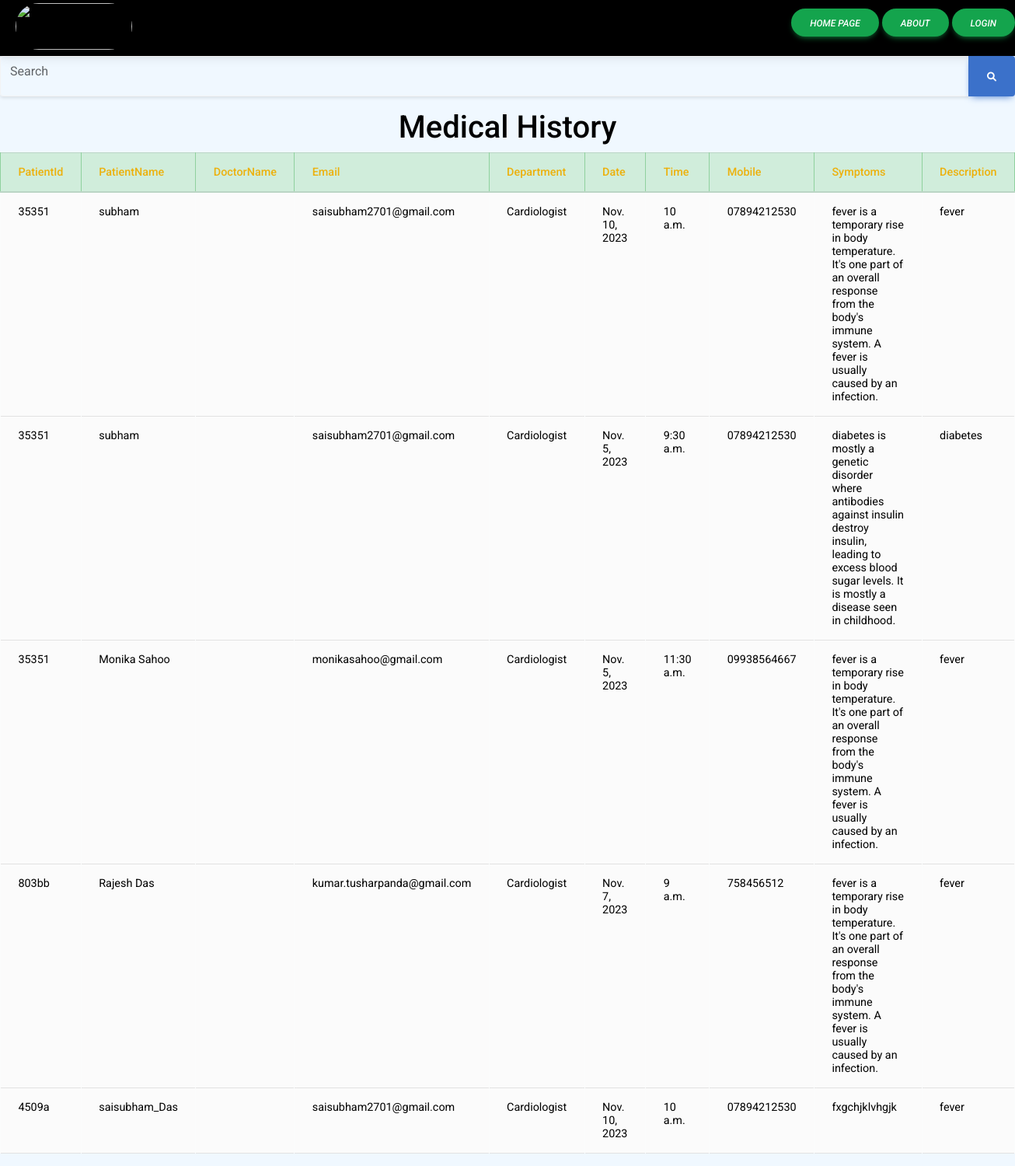
Screenshot of /Madical_record/ with the database file from the repository.
### app1/models.py (models this page shows)
class Appointment(models.Model):
    Patient_id=models.ForeignKey(Patient,on_delete=models.CASCADE)
    Doctor_id= models.ForeignKey(Doctor,on_delete=models.CASCADE)
    PatientName=models.CharField(max_length=40,null=True)
    Emailaddress=models.EmailField()
    Gender=models.CharField(max_length=100)
    Department= models.CharField(max_length=100)
    Date=models.DateField(auto_now=True)
    Time=models.TimeField()
    Patientmobile = models.CharField(max_length=20,null=True)
    AppointmentDate=models.DateField()
    Symptoms = models.CharField(max_length=100,null=True)
    Description=models.TextField(max_length=500)

class Patient(models.Model):
    Patient_id=models.CharField(max_length=6,primary_key=True, default=generate_short_uuid)
    username=models.CharField(max_length=100)
    Gender=models.CharField(max_length=50,choices=Gender,default='Male')
    Profile_pic= models.ImageField(upload_to='profile_pic/PatientProfilePic/',null=True,blank=True)
    Address = models.CharField(max_length=40)
    Mobile = models.CharField(max_length=20,null=True)
    Status=models.BooleanField(default=True)
    def __str__(self):
        return self.Patient_id

### app1/views.py (the view)
# urls.py: path('Madical_record/',Madical_record,name='Madical_record'),
def Madical_record(request):
    if request.method=='GET':
        Patient_id=request.GET.get('Patient_id')
        print(Patient_id)
        if Patient_id:
            data1 = Appointment.objects.filter(Patient_id=Patient_id)
        else:
            data1 = Appointment.objects.all()
    else:
        data1 = Appointment.objects.all()
    d = {'data1': data1}
    return render(request,'madical_record.html',d)

### templates/madical_record.html (shortened to what this page needs)
{% extends 'pat_dummy2.html' %}
{% block body_block %}
<body style="background: aliceblue;">
	<div style="width: 100%;">
		<div >
			<form method="GET" action="{% url 'Madical_record' %}">
			<div class="input-group">
				<div class="form-outline">
				<input type="text" id="text"  name="Patient_id" class="form-control" />
				<label class="form-label" for="form1"> Search</label>
				</div>
				<button type="submit" class="btn btn-primary">
				<i class="fas fa-search"></i>
				</button>
			</div>
			</form>
		</div>
	<table class="table table-hover table-bordered" >
		<center><h1 style="color: black;">Medical History</h1></center>
		<thead class="table-success" style="color: black;">
			<tr style="color: rgb(236, 177, 13);">
				<th scope="col">PatientId</th>
				<th scope="col">PatientName</th>
				<th scope="col">DoctorName</th>
				<th scope="col">Email</th>
				<th scope="col">Department</th>
				<th scope="col">Date</th>
				<th scope="col">Time</th>
				<th scope="col">Mobile</th>
				<th scope="col">Symptoms</th>
				<th scope="col">Description</th>
			</tr>
		</thead>
		<tbody class="table-light" style="color: black;">
			{% for i in data1 %}
			<tr>
				<td>{{ i.Patient_id }}</td>
				<td>{{ i.PatientName }}</td>
				<td>{{ i.DoctorName }}</td>
				<td>{{ i.Emailaddress}}</td>
				<td>{{i.Department}}</td>
				<td>{{i.Date}}</td>
				<td>{{i.Time}}</td>
				<td>{{i.Patientmobile}}</td>
				<td>{{i.Description}}</td>
				<td>{{i.Symptoms}}</td>
			</tr>
			{% endfor %}
		</tbody>
	</table>
	</div>
</body>
{% endblock %}

### templates/pat_dummy2.html (style rules this page uses)
body { display: flex; flex-direction: column; color: rgb(19, 17, 14); background-image:url('https://d2gg9evh47fn9z.cloudfront.net/1600px_COLOURBOX58552827.jpg'); }

### templates/madical_record.html (style rules this page uses)
.form-outline { border: 1px solid #f2f3f4; border-radius: 0.25rem; padding: 0.375rem 0.75rem; width: 900%; margin: 0; box-shadow: 0 2px 4px rgba(0, 0, 0, 0.1); }

### rows the page displays
Appointment: Patient_id "35351", PatientName "subham", Emailaddress "saisubham2701@gmail.com", Department "Cardiologist", Date "Nov. 10, 2023", Time "10 a.m.", Patientmobile "07894212530", Description "fever is a temporary rise in body temperature. It's one part of an overall response from the body's immune system. A fever is usually caused by an infection.", Symptoms "fever"
Appointment: Patient_id "35351", PatientName "subham", Emailaddress "saisubham2701@gmail.com", Department "Cardiologist", Date "Nov. 5, 2023", Time "9:30 a.m.", Patientmobile "07894212530", Description "diabetes is mostly a genetic disorder where antibodies against insulin destroy insulin, leading to excess blood sugar levels. It is mostly a disease seen in childhood.", Symptoms "diabetes"
Appointment: Patient_id "35351", PatientName "Monika Sahoo", Emailaddress "monikasahoo@gmail.com", Department "Cardiologist", Date "Nov. 5, 2023", Time "11:30 a.m.", Patientmobile "09938564667", Description "fever is a temporary rise in body temperature. It's one part of an overall response from the body's immune system. A fever is usually caused by an infection.", Symptoms "fever"
Appointment: Patient_id "803bb", PatientName "Rajesh Das", Emailaddress "kumar.tusharpanda@gmail.com", Department "Cardiologist", Date "Nov. 7, 2023", Time "9 a.m.", Patientmobile "758456512", Description "fever is a temporary rise in body temperature. It's one part of an overall response from the body's immune system. A fever is usually caused by an infection.", Symptoms "fever"
Appointment: Patient_id "4509a", PatientName "saisubham_Das", Emailaddress "saisubham2701@gmail.com", Department "Cardiologist", Date "Nov. 10, 2023", Time "10 a.m.", Patientmobile "07894212530", Description "fxgchjklvhgjk", Symptoms "fever"
